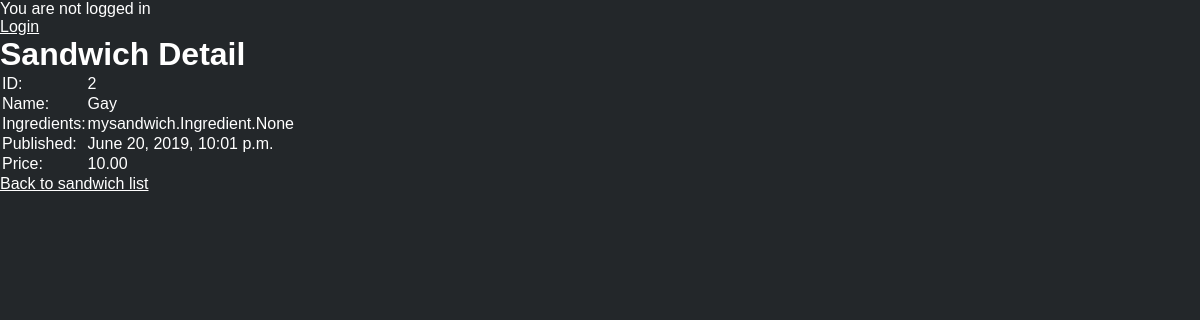
/mysandwich/show/2, run on the app's committed database.
### mysandwich/models.py (models this page shows, shortened)
class Sandwich(models.Model):
    name = models.CharField(max_length=255)
    ingredients = models.ManyToManyField(Ingredient)
    pub_date = models.DateTimeField(default=timezone.now(), blank=True)
    price = models.DecimalField(max_digits=4, decimal_places=2, default=0) # max 99,99

### mysandwich/views.py (the view)
# urls.py: path('show/<int:pk>', SandwichDetailView.as_view(), name='sandwich'),
class SandwichDetailView(DetailView):
    model = Sandwich
    context_object_name = "sandwich"
    def get_context_data(self, **kwargs):
        context = super(SandwichDetailView, self).get_context_data(**kwargs)
        context['sandwich_list'] = Sandwich.objects.all()
        return context

### mysandwich/templates/mysandwich/sandwich_detail.html (shortened to what this page needs)
{% extends "home.html" %}
{% block content %}
<h1>Sandwich Detail</h1>
<table class="sandwich">
  <tr><td>ID:</td>        <td>{{ sandwich.id }}</td></tr>
  <tr><td>Name:</td>      <td>{{ sandwich.name }}</td></tr>
  <tr><td>Ingredients:</td>     <td>{{ sandwich.ingredients }}</td></tr>
  <tr><td>Published:</td>      <td>{{ sandwich.pub_date }}</td></tr>
  <tr><td>Price:</td>    <td>{{ sandwich.price }}</td></tr>
</table>
<p><a href="../show">Back to sandwich list</a></p>
{% endblock content %}

### static/base.css (style rules this page uses)
* { margin: 0; padding: 0; font-family: sans-serif; color: white; font-size: 16px; }
html, body { background: #23272a; }
h1 { font-size: 2em; margin: 0; }

### data on the page
Sandwich: id "2", name "Gay", ingredients "mysandwich.Ingredient.None", pub_date "June 20, 2019, 10:01 p.m.", price "10.00"
